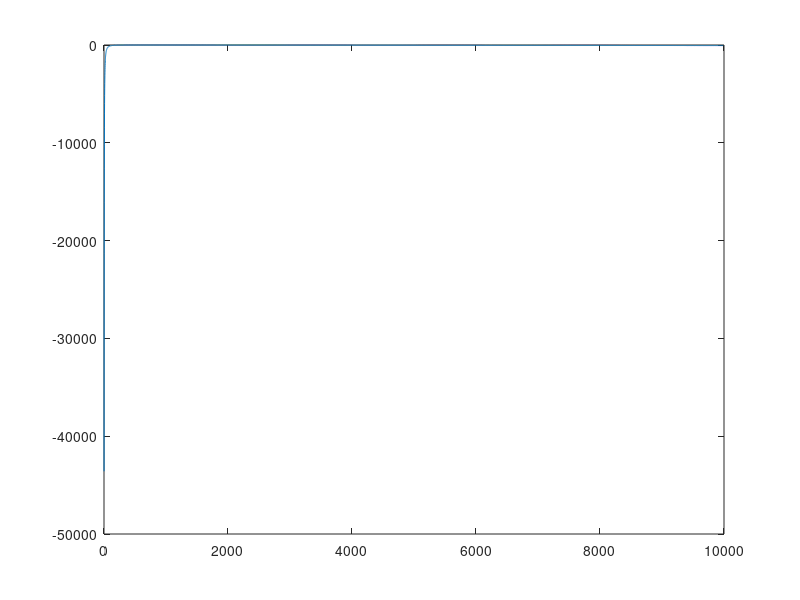

The MATLAB script that drew this image:
clear,clc
file = fopen('deta.txt','r');
data =  fscanf(file, '%f');
fclose(file);

x = [];
y = [];
n = size(data);
n = n(1);
i = 1;

while i <= n
    x = [x data(i)];
    i = i + 1;
    y = [y data(i)];
    i = i + 1;
end


odds = 0;
for i = 2 : n / 2 - 2
    odds = odds + y(i);
    i = i + 2;
end

evens = 0;
for i = 3 : n / 2 - 1
    evens = evens + y(i);
    i = i + 2;
end

firstAndEnd = y(1) + y(n / 2);
h = x(2) - x(1);

simpson = (h / 3 * (n / 2)) * (firstAndEnd + 4 * (odds) + 2 * (evens)); 

n = n / 2 - 1;

% Part B
dfx = [];
for i = 2:n
   dfx = [dfx (y(i + 1) - y(i - 1)) / (x(i + 1) - x(i - 1))];
end

plot(dfx)

% Part G
ddfx = [];
for i = 5:9991
   ddfx = [ddfx (y(i + 2) - 2 * y(i) + y(i - 2)) / (4 * (x(i - 1) - x(i)) ^ 2)];
end

plot(ddfx)

disp('Integral = ')
disp(simpson)

%fprintf('Moshtagh Aval = %f\n', dfx)

%fprintf('Moshtagh Dovom = %f\n', ddfx)
